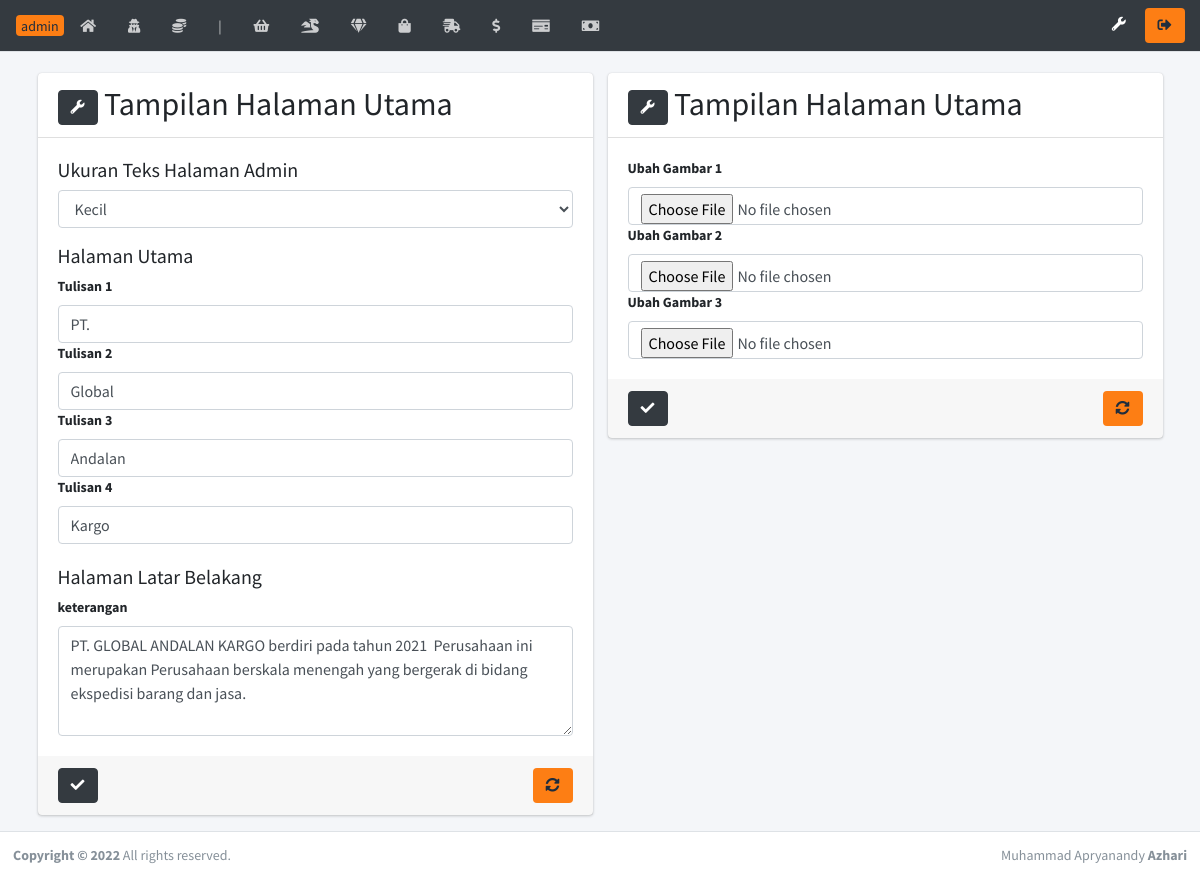
The app's page /brs46/pengaturan.php with its own data.
### tables this page shows
CREATE TABLE `pengaturan` (
  `id` int(1) NOT NULL,
  `ukuran_teks` varchar(20) NOT NULL,
  `tulisan1` text NOT NULL,
  `tulisan2` text NOT NULL,
  `tulisan3` text NOT NULL,
  `tulisan4` text NOT NULL,
  `latarbelakang` text NOT NULL,
  `gambar1` text NOT NULL,
  `gambar2` text NOT NULL,
  `gambar3` text NOT NULL
);

### brs46/pengaturan.php (the view, shortened to what this page needs)
<?php require('headernya.php');
	$query = mysqli_query($kon, "SELECT * FROM pengaturan WHERE id = '1'");
	$data  = mysqli_fetch_array($query);
?>
  <div class="content-wrapper">
    <br>
    <section class="content">
      <div class="container">
        <div class="row">
          <div class="col-md-6 col-sm-12">
            <div class="card">
              <div class="card-header">
                <h2 style="display:inline;"><button class="btn btn-dark" type="button" data-toggle="tooltip" data-placement="bottom" title="Ubah"><i class="fas fa-wrench"></i></button> Tampilan Halaman Utama</h2>
              </div>
              <div class="card-body">
                <form action="" method="POST" autocomplete="off">
                  <div class="form-group">
                    <h5>Ukuran Teks Halaman Admin</h5>
                    <select class="form-control" name="ukuran_teks">
                      <?php
                        if($data['ukuran_teks']=='text-sm'){?>
                          <option value="text-sm">Kecil</option>
                        <?php }else if($data['ukuran_teks']=='text-md'){?>
                          <option value="text-md">Sedang</option>
                          <option value="text-sm">Kecil</option>
                          <option value="text-lg">Besar</option>
                        <?php }else if($data['ukuran_teks']=='text-lg'){?>
                          <option value="text-lg">Besar</option>
                          <option value="text-sm">Kecil</option>
                          <option value="text-md">Sedang</option>
                        <?php }
                      ?>
                    </select>
                  </div>
                  <h5>Halaman Utama</h5>
                  <label>Tulisan 1</label>
                  <div class="d-flex flex-wrap">
                    <input type="text" name="tulisan1" class="form-control" value="<?= $data['tulisan1'] ?>">
                  </div>
                  <label>Tulisan 2</label>
                  <div class="d-flex flex-wrap">
                    <input type="text" name="tulisan2" class="form-control" value="<?= $data['tulisan2'] ?>">
                  </div>
                  <label>Tulisan 3</label>
                  <div class="d-flex flex-wrap">
                    <input type="text" name="tulisan3" class="form-control" value="<?= $data['tulisan3'] ?>">
                  </div>
                  <label>Tulisan 4</label>
                  <div class="d-flex flex-wrap">
                    <input type="text" name="tulisan4" class="form-control" value="<?= $data['tulisan4'] ?>">
                  </div><br>
                  <h5>Halaman Latar Belakang</h5>
                  <label>keterangan</label>
                  <div class="d-flex flex-wrap">
                    <textarea name="latarbelakang" class="form-control" rows="4"><?= $data['latarbelakang'] ?></textarea>
                  </div>
                </div>
                <div class="card-footer">
                  <button type="submit" name="simpan" class="btn btn-dark" data-toggle="tooltip" data-placement="bottom" title="Simpan"><i class="fas fa-check"></i></button>
                  <button type="reset" data-toggle="tooltip" data-placement="bottom" title="Reset" class="btn bg-orange float-right">
                    <i class="fas fa-sync-alt"></i></button>
                </div>
              </div>
            </div>
          <div class="col-md-6 col-sm-12">
            <div class="card">
              <div class="card-header">
                <h2 style="display:inline;"><button class="btn btn-dark" type="button" data-toggle="tooltip" data-placement="bottom" title="Ubah"><i class="fas fa-wrench"></i></button> Tampilan Halaman Utama</h2>
              </div>
              <div class="card-body">
                <form action="" method="POST" autocomplete="off" enctype="multipart/form-data">
                  <label>Ubah Gambar 1</label>
                  <div class="d-flex flex-wrap">
                    <input type="file" name="gambar1" class="form-control">
                  </div>
                  <label>Ubah Gambar 2</label>
                  <div class="d-flex flex-wrap">
                    <input type="file" name="gambar2" class="form-control">
                  </div>
                  <label>Ubah Gambar 3</label>
                  <div class="d-flex flex-wrap">
                    <input type="file" name="gambar3" class="form-control">
                  </div>
                </div>
                <div class="card-footer">
                  <button type="submit" name="simpan2" class="btn btn-dark" data-toggle="tooltip" data-placement="bottom" title="Simpan"><i class="fas fa-check"></i></button>
                  <button type="reset" data-toggle="tooltip" data-placement="bottom" title="Reset" class="btn bg-orange float-right">
                    <i class="fas fa-sync-alt"></i></button>
                </div>
            	</div>
            </div>
        </div>
      </section>
  </div>
<?php require('footernya.php') ?>

### records on screen
pengaturan: ukuran_teks "Kecil", tulisan1 "PT.", tulisan2 "Global", tulisan3 "Andalan", tulisan4 "Kargo", latarbelakang "PT. GLOBAL ANDALAN KARGO berdiri pada tahun 2021 Perusahaan ini merupakan Perusahaan berskala menengah yang bergerak di bidang ekspedisi barang dan jasa."
